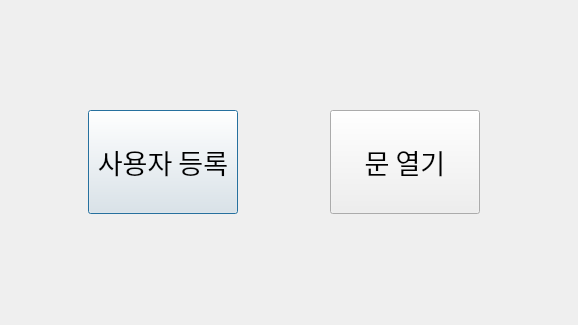
<?xml version="1.0" encoding="UTF-8"?>
<ui version="4.0">
 <class>Dialog</class>
 <widget class="QDialog" name="Dialog">
  <property name="geometry">
   <rect>
    <x>0</x>
    <y>0</y>
    <width>578</width>
    <height>325</height>
   </rect>
  </property>
  <property name="windowTitle">
   <string>Dialog</string>
  </property>
  <widget class="QPushButton" name="pushButton">
   <property name="geometry">
    <rect>
     <x>88</x>
     <y>110</y>
     <width>150</width>
     <height>104</height>
    </rect>
   </property>
   <property name="font">
    <font>
     <family>은 필기</family>
     <pointsize>20</pointsize>
    </font>
   </property>
   <property name="text">
    <string>사용자 등록</string>
   </property>
  </widget>
  <widget class="QPushButton" name="pushButton_2">
   <property name="geometry">
    <rect>
     <x>330</x>
     <y>110</y>
     <width>150</width>
     <height>104</height>
    </rect>
   </property>
   <property name="font">
    <font>
     <family>은 필기</family>
     <pointsize>20</pointsize>
    </font>
   </property>
   <property name="text">
    <string>문 열기</string>
   </property>
  </widget>
 </widget>
 <resources/>
 <connections/>
</ui>
